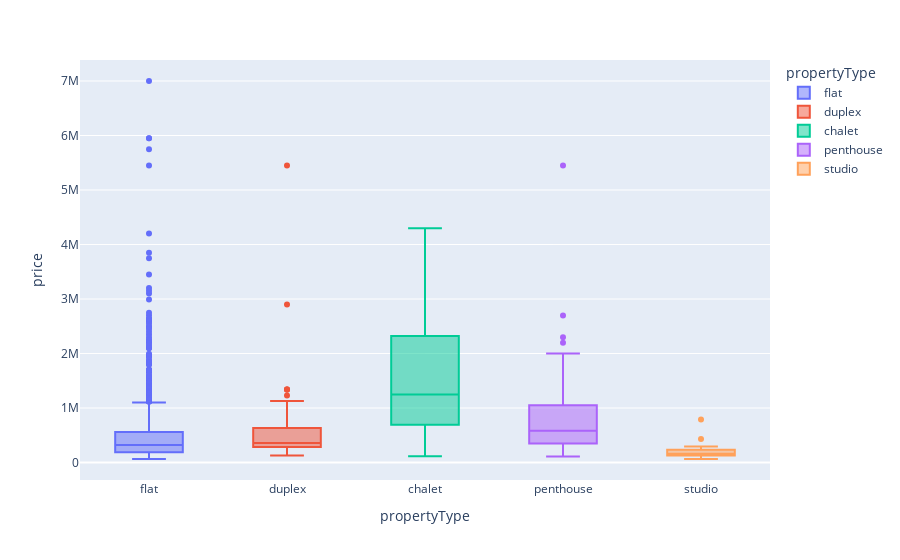

Notebook code cell kept with this figure:
### Markdown cell above
### Precio en función del tipo de vivienda</span></b>
<a id="3.3"></a>

### Code cell
import plotly.express as px
fig = px.box(df, x="propertyType", y="price",color="propertyType")
fig.show()

### Figure 1 — Plotly figure (JSON) as saved in the notebook; plotly's stock layout.template omitted (floating-point values rounded to 4 significant figures; data arrays with more than 128 entries replaced by an {"elided": "..."} marker saying what was removed)
{"data": [{"alignmentgroup": "True", "hovertemplate": "propertyType=%{x}<br>price=%{y}<extra></extra>", "legendgroup": "flat", "marker": {"color": "#636efa"}, "name": "flat", "notched": false, "offsetgroup": "flat", "orientation": "v", "showlegend": true, "type": "box", "x": {"elided": "1974 str values"}, "x0": " ", "xaxis": "x", "y": {"elided": "1974 int values"}, "y0": " ", "yaxis": "y"}, {"alignmentgroup": "True", "hovertemplate": "propertyType=%{x}<br>price=%{y}<extra></extra>", "legendgroup": "duplex", "marker": {"color": "#EF553B"}, "name": "duplex", "notched": false, "offsetgroup": "duplex", "orientation": "v", "showlegend": true, "type": "box", "x": ["duplex", "duplex", "duplex", "duplex", "duplex", "duplex", "duplex", "duplex", "duplex", "duplex", "duplex", "duplex", "duplex", "duplex", "duplex", "duplex", "duplex", "duplex", "duplex", "duplex", "duplex", "duplex", "duplex", "duplex", "duplex", "duplex", "duplex", "duplex", "duplex", "duplex", "duplex", "duplex", "duplex", "duplex", "duplex", "duplex", "duplex", "duplex", "duplex", "duplex", "duplex", "duplex", "duplex", "duplex", "duplex", "duplex", "duplex", "duplex", "duplex", "duplex", "duplex", "duplex", "duplex", "duplex"], "x0": " ", "xaxis": "x", "y": [299000, 299000, 330000, 980000, 215000, 130000, 1000000, 230000, 239900, 5450000, 1340000, 1340000, 135000, 680000, 465000, 365000, 285000, 935000, 359000, 159000, 370000, 265000, 255000, 247000, 370000, 285000, 209000, 149900, 437000, 335000, 550000, 349900, 390000, 284500, 319000, 359000, 620000, 329000, 319000, 1110000, 635000, 299000, 1230000, 685000, 480000, 269000, 1130000, 285000, 430000, 405000, 1340000, 331000, 595000, 2900000], "y0": " ", "yaxis": "y"}, {"alignmentgroup": "True", "hovertemplate": "propertyType=%{x}<br>price=%{y}<extra></extra>", "legendgroup": "chalet", "marker": {"color": "#00cc96"}, "name": "chalet", "notched": false, "offsetgroup": "chalet", "orientation": "v", "showlegend": true, "type": "box", "x": ["chalet", "chalet", "chalet", "chalet", "chalet", "chalet", "chalet", "chalet", "chalet", "chalet", "chalet", "chalet", "chalet", "chalet", "chalet", "chalet", "chalet", "chalet", "chalet", "chalet", "chalet", "chalet", "chalet", "chalet", "chalet", "chalet", "chalet", "chalet", "chalet", "chalet", "chalet", "chalet", "chalet", "chalet", "chalet", "chalet", "chalet", "chalet", "chalet", "chalet", "chalet", "chalet", "chalet", "chalet", "chalet", "chalet", "chalet", "chalet", "chalet", "chalet", "chalet", "chalet", "chalet", "chalet", "chalet", "chalet", "chalet", "chalet", "chalet", "chalet", "chalet", "chalet", "chalet", "chalet", "chalet", "chalet", "chalet", "chalet", "chalet", "chalet", "chalet", "chalet", "chalet", "chalet", "chalet", "chalet", "chalet", "chalet", "chalet", "chalet", "chalet", "chalet", "chalet", "chalet", "chalet", "chalet", "chalet", "chalet", "chalet", "chalet", "chalet", "chalet", "chalet"], "x0": " ", "xaxis": "x", "y": [116682, 116682, 950000, 1700000, 1700000, 750000, 149000, 3300000, 3300000, 399000, 399000, 4300000, 4300000, 4300000, 699000, 1780000, 1250000, 1900000, 4300000, 365000, 1450000, 995000, 281000, 1800000, 860000, 135000, 740000, 250000, 895000, 2400000, 2400000, 2400000, 1700000, 2300000, 2550000, 2400000, 880000, 2800000, 2800000, 930000, 2000000, 620000, 890000, 1300000, 830000, 1250000, 899000, 1150000, 1300000, 1250000, 1250000, 1150000, 1250000, 1250000, 675000, 525000, 695000, 1070000, 695000, 655000, 899000, 1845000, 2700000, 675000, 1450000, 1406500, 1406500, 267342, 1800000, 649000, 156500, 244000, 649000, 949000, 170000, 746000, 1110000, 439000, 1110000, 665000, 880000, 3500000, 2395000, 2150000, 2500000, 2395000, 2395000, 2750000, 3100000, 1680000, 1690000, 3600000, 2495000], "y0": " ", "yaxis": "y"}, {"alignmentgroup": "True", "hovertemplate": "propertyType=%{x}<br>price=%{y}<extra></extra>", "legendgroup": "penthouse", "marker": {"color": "#ab63fa"}, "name": "penthouse", "notched": false, "offsetgroup": "penthouse", "orientation": "v", "showlegend": true, "type": "box", "x": ["penthouse", "penthouse", "penthouse", "penthouse", "penthouse", "penthouse", "penthouse", "penthouse", "penthouse", "penthouse", "penthouse", "penthouse", "penthouse", "penthouse", "penthouse", "penthouse", "penthouse", "penthouse", "penthouse", "penthouse", "penthouse", "penthouse", "penthouse", "penthouse", "penthouse", "penthouse", "penthouse", "penthouse", "penthouse", "penthouse", "penthouse", "penthouse", "penthouse", "penthouse", "penthouse", "penthouse", "penthouse", "penthouse", "penthouse", "penthouse", "penthouse", "penthouse", "penthouse", "penthouse", "penthouse", "penthouse", "penthouse", "penthouse", "penthouse", "penthouse", "penthouse", "penthouse", "penthouse", "penthouse", "penthouse", "penthouse", "penthouse", "penthouse", "penthouse", "penthouse", "penthouse", "penthouse", "penthouse", "penthouse", "penthouse", "penthouse", "penthouse", "penthouse", "penthouse", "penthouse", "penthouse", "penthouse", "penthouse", "penthouse", "penthouse", "penthouse", "penthouse", "penthouse", "penthouse", "penthouse", "penthouse", "penthouse", "penthouse", "penthouse", "penthouse", "penthouse", "penthouse", "penthouse", "penthouse", "penthouse", "penthouse", "penthouse", "penthouse", "penthouse", "penthouse", "penthouse", "penthouse", "penthouse", "penthouse"], "x0": " ", "xaxis": "x", "y": [2000000, 2200000, 299000, 1100000, 415000, 760000, 215000, 399000, 205000, 320000, 510000, 599900, 1195000, 1120000, 230000, 1120000, 5450000, 1075000, 1160000, 260000, 599000, 1850000, 990000, 499000, 419000, 565000, 154900, 795000, 990000, 339000, 1850000, 445000, 170000, 698000, 435000, 560000, 195000, 442000, 510000, 399000, 660000, 1050000, 995000, 209000, 185000, 498800, 1350000, 1050000, 459900, 475000, 1200000, 965000, 595000, 1444000, 1380000, 567000, 969000, 350000, 289990, 1380000, 1490000, 825000, 1149000, 340000, 492000, 350000, 630000, 825000, 189900, 625000, 899000, 1672037, 780000, 254000, 825000, 1195000, 585000, 389000, 410000, 110250, 259900, 259900, 230000, 349000, 349500, 349500, 455000, 140000, 390000, 350000, 429000, 930000, 990000, 775000, 1450000, 1450000, 838000, 2300000, 2700000], "y0": " ", "yaxis": "y"}, {"alignmentgroup": "True", "hovertemplate": "propertyType=%{x}<br>price=%{y}<extra></extra>", "legendgroup": "studio", "marker": {"color": "#FFA15A"}, "name": "studio", "notched": false, "offsetgroup": "studio", "orientation": "v", "showlegend": true, "type": "box", "x": ["studio", "studio", "studio", "studio", "studio", "studio", "studio", "studio", "studio", "studio", "studio", "studio", "studio", "studio", "studio", "studio", "studio", "studio", "studio", "studio", "studio", "studio", "studio", "studio", "studio", "studio", "studio", "studio", "studio", "studio", "studio", "studio", "studio", "studio"], "x0": " ", "xaxis": "x", "y": [114999, 115000, 205000, 199000, 233795, 127000, 240000, 139000, 185000, 130000, 140000, 160000, 165000, 140000, 254500, 209000, 152000, 138000, 229000, 258000, 432000, 110000, 120000, 65000, 145000, 239500, 180000, 236000, 295000, 295000, 87900, 135000, 117650, 790000], "y0": " ", "yaxis": "y"}], "layout": {"boxmode": "overlay", "legend": {"title": {"text": "propertyType"}, "tracegroupgap": 0}, "margin": {"t": 60}, "xaxis": {"anchor": "y", "categoryarray": ["flat", "duplex", "chalet", "penthouse", "studio"], "categoryorder": "array", "domain": [0, 1], "title": {"text": "propertyType"}}, "yaxis": {"anchor": "x", "domain": [0, 1], "title": {"text": "price"}}}}
